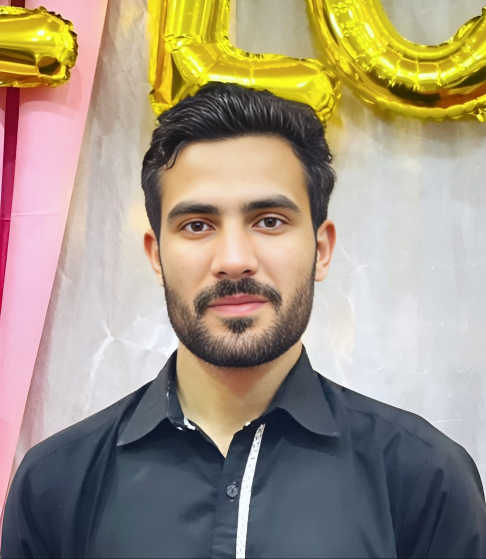
#> input picture image_resizer_project_in_python/My image.jpeg, 972 x 1118 px (shown at 1/2 size)
$ python image_resizer_project_in_python.py
#> lines starting #> are read from the running program, lines starting #| are printed output that depends on the picture
import cv2  ##pip intall opencv-python

    # How to Show image in python
# -----------------------------------------------------------------------
# # First we need to read the image
# img=cv2.imread('My image.jpeg')
# # Show image
# cv2.imshow('My image',img)
# # Throught this line we can see our image
# cv2.waitKey(0)  # in waitKey "k" must be Capital

     # The  Main program starts from here
# --------------------------------------------------------------------------

# # First we need to read the image
img=cv2.imread('My image.jpeg')
#> img is the input picture: shape (1118, 972, 3); mean B, G, R 130.4, 149.5, 161.8
# show image
cv2.imshow('My image',img)
## Here we are specifying percentage to resize the image
percent=50
## specify width and height
width=int(img.shape[1]*percent/100)
#> width = 486
height=int(img.shape[0]*percent/100)
#> height = 559
## here we resize the image
output=cv2.resize(img,(width,height))
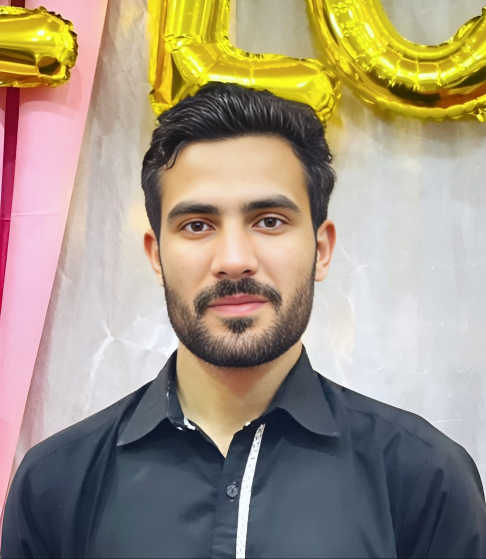
#> output: shape (559, 486, 3); mean B, G, R 130.5, 149.7, 161.9
## here we give the destination where we want to save our image
cv2.imwrite('My image resized.jpeg',output)
## Through this line we are able to see the image
cv2.waitKey(0)
